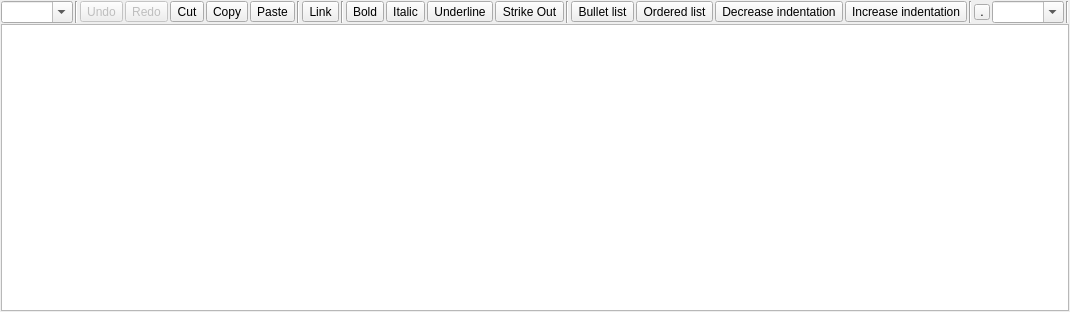
<?xml version="1.0" encoding="UTF-8"?>
<ui version="4.0">
 <class>MRichTextEdit</class>
 <widget class="QWidget" name="MRichTextEdit">
  <property name="geometry">
   <rect>
    <x>0</x>
    <y>0</y>
    <width>819</width>
    <height>312</height>
   </rect>
  </property>
  <property name="windowTitle">
   <string notr="true"/>
  </property>
  <layout class="QVBoxLayout" name="verticalLayout">
   <property name="spacing">
    <number>1</number>
   </property>
   <property name="leftMargin">
    <number>1</number>
   </property>
   <property name="topMargin">
    <number>1</number>
   </property>
   <property name="rightMargin">
    <number>1</number>
   </property>
   <property name="bottomMargin">
    <number>1</number>
   </property>
   <item>
    <widget class="QWidget" name="f_toolbar" native="true">
     <layout class="QHBoxLayout" name="horizontalLayout">
      <property name="spacing">
       <number>2</number>
      </property>
      <property name="leftMargin">
       <number>0</number>
      </property>
      <property name="topMargin">
       <number>0</number>
      </property>
      <property name="rightMargin">
       <number>0</number>
      </property>
      <property name="bottomMargin">
       <number>0</number>
      </property>
      <item>
       <widget class="QComboBox" name="f_paragraph">
        <property name="focusPolicy">
         <enum>Qt::ClickFocus</enum>
        </property>
        <property name="toolTip">
         <string>Paragraph formatting</string>
        </property>
        <property name="editable">
         <bool>true</bool>
        </property>
       </widget>
      </item>
      <item>
       <widget class="Line" name="line_4">
        <property name="orientation">
         <enum>Qt::Vertical</enum>
        </property>
       </widget>
      </item>
      <item>
       <widget class="QToolButton" name="f_undo">
        <property name="enabled">
         <bool>false</bool>
        </property>
        <property name="focusPolicy">
         <enum>Qt::ClickFocus</enum>
        </property>
        <property name="toolTip">
         <string>Undo (CTRL+Z)</string>
        </property>
        <property name="text">
         <string>Undo</string>
        </property>
        <property name="icon">
         <iconset theme="edit-undo">
          <normaloff/>
         </iconset>
        </property>
        <property name="iconSize">
         <size>
          <width>16</width>
          <height>16</height>
         </size>
        </property>
       </widget>
      </item>
      <item>
       <widget class="QToolButton" name="f_redo">
        <property name="enabled">
         <bool>false</bool>
        </property>
        <property name="focusPolicy">
         <enum>Qt::ClickFocus</enum>
        </property>
        <property name="toolTip">
         <string>Redo</string>
        </property>
        <property name="text">
         <string>Redo</string>
        </property>
        <property name="icon">
         <iconset theme="edit-redo">
          <normaloff/>
         </iconset>
        </property>
        <property name="iconSize">
         <size>
          <width>16</width>
          <height>16</height>
         </size>
        </property>
       </widget>
      </item>
      <item>
       <widget class="QToolButton" name="f_cut">
        <property name="focusPolicy">
         <enum>Qt::ClickFocus</enum>
        </property>
        <property name="toolTip">
         <string>Cut (CTRL+X)</string>
        </property>
        <property name="text">
         <string>Cut</string>
        </property>
        <property name="icon">
         <iconset theme="edit-cut">
          <normaloff/>
         </iconset>
        </property>
        <property name="iconSize">
         <size>
          <width>16</width>
          <height>16</height>
         </size>
        </property>
       </widget>
      </item>
      <item>
       <widget class="QToolButton" name="f_copy">
        <property name="focusPolicy">
         <enum>Qt::ClickFocus</enum>
        </property>
        <property name="toolTip">
         <string>Copy (CTRL+C)</string>
        </property>
        <property name="text">
         <string>Copy</string>
        </property>
        <property name="icon">
         <iconset theme="edit-copy">
          <normaloff/>
         </iconset>
        </property>
        <property name="iconSize">
         <size>
          <width>16</width>
          <height>16</height>
         </size>
        </property>
       </widget>
      </item>
      <item>
       <widget class="QToolButton" name="f_paste">
        <property name="focusPolicy">
         <enum>Qt::ClickFocus</enum>
        </property>
        <property name="toolTip">
         <string>Paste (CTRL+V)</string>
        </property>
        <property name="text">
         <string>Paste</string>
        </property>
        <property name="icon">
         <iconset theme="edit-paste">
          <normaloff/>
         </iconset>
        </property>
        <property name="iconSize">
         <size>
          <width>16</width>
          <height>16</height>
         </size>
        </property>
       </widget>
      </item>
      <item>
       <widget class="Line" name="line">
        <property name="orientation">
         <enum>Qt::Vertical</enum>
        </property>
       </widget>
      </item>
      <item>
       <widget class="QToolButton" name="f_link">
        <property name="focusPolicy">
         <enum>Qt::ClickFocus</enum>
        </property>
        <property name="toolTip">
         <string>Link (CTRL+L)</string>
        </property>
        <property name="text">
         <string>Link</string>
        </property>
        <property name="icon">
         <iconset theme="applications-internet">
          <normaloff/>
         </iconset>
        </property>
        <property name="iconSize">
         <size>
          <width>16</width>
          <height>16</height>
         </size>
        </property>
        <property name="checkable">
         <bool>true</bool>
        </property>
       </widget>
      </item>
      <item>
       <widget class="Line" name="line_3">
        <property name="orientation">
         <enum>Qt::Vertical</enum>
        </property>
       </widget>
      </item>
      <item>
       <widget class="QToolButton" name="f_bold">
        <property name="focusPolicy">
         <enum>Qt::ClickFocus</enum>
        </property>
        <property name="toolTip">
         <string notr="true">Bold (CTRL+B)</string>
        </property>
        <property name="text">
         <string>Bold</string>
        </property>
        <property name="icon">
         <iconset theme="format-text-bold">
          <normaloff/>
         </iconset>
        </property>
        <property name="iconSize">
         <size>
          <width>16</width>
          <height>16</height>
         </size>
        </property>
        <property name="checkable">
         <bool>true</bool>
        </property>
       </widget>
      </item>
      <item>
       <widget class="QToolButton" name="f_italic">
        <property name="focusPolicy">
         <enum>Qt::ClickFocus</enum>
        </property>
        <property name="toolTip">
         <string>Italic (CTRL+I)</string>
        </property>
        <property name="text">
         <string>Italic</string>
        </property>
        <property name="icon">
         <iconset theme="format-text-italic">
          <normaloff/>
         </iconset>
        </property>
        <property name="iconSize">
         <size>
          <width>16</width>
          <height>16</height>
         </size>
        </property>
        <property name="checkable">
         <bool>true</bool>
        </property>
       </widget>
      </item>
      <item>
       <widget class="QToolButton" name="f_underline">
        <property name="focusPolicy">
         <enum>Qt::ClickFocus</enum>
        </property>
        <property name="toolTip">
         <string>Underline (CTRL+U)</string>
        </property>
        <property name="text">
         <string>Underline</string>
        </property>
        <property name="icon">
         <iconset theme="format-text-underline">
          <normaloff/>
         </iconset>
        </property>
        <property name="iconSize">
         <size>
          <width>16</width>
          <height>16</height>
         </size>
        </property>
        <property name="checkable">
         <bool>true</bool>
        </property>
       </widget>
      </item>
      <item>
       <widget class="QToolButton" name="f_strikeout">
        <property name="text">
         <string>Strike Out</string>
        </property>
        <property name="checkable">
         <bool>true</bool>
        </property>
       </widget>
      </item>
      <item>
       <widget class="Line" name="line_5">
        <property name="orientation">
         <enum>Qt::Vertical</enum>
        </property>
       </widget>
      </item>
      <item>
       <widget class="QToolButton" name="f_list_bullet">
        <property name="focusPolicy">
         <enum>Qt::ClickFocus</enum>
        </property>
        <property name="toolTip">
         <string>Bullet list (CTRL+-)</string>
        </property>
        <property name="text">
         <string>Bullet list</string>
        </property>
        <property name="iconSize">
         <size>
          <width>16</width>
          <height>16</height>
         </size>
        </property>
        <property name="checkable">
         <bool>true</bool>
        </property>
       </widget>
      </item>
      <item>
       <widget class="QToolButton" name="f_list_ordered">
        <property name="focusPolicy">
         <enum>Qt::ClickFocus</enum>
        </property>
        <property name="toolTip">
         <string>Ordered list (CTRL+=)</string>
        </property>
        <property name="text">
         <string>Ordered list</string>
        </property>
        <property name="iconSize">
         <size>
          <width>16</width>
          <height>16</height>
         </size>
        </property>
        <property name="checkable">
         <bool>true</bool>
        </property>
       </widget>
      </item>
      <item>
       <widget class="QToolButton" name="f_indent_dec">
        <property name="focusPolicy">
         <enum>Qt::ClickFocus</enum>
        </property>
        <property name="toolTip">
         <string>Decrease indentation (CTRL+,)</string>
        </property>
        <property name="text">
         <string>Decrease indentation</string>
        </property>
        <property name="icon">
         <iconset theme="format-indent-less">
          <normaloff/>
         </iconset>
        </property>
        <property name="iconSize">
         <size>
          <width>16</width>
          <height>16</height>
         </size>
        </property>
       </widget>
      </item>
      <item>
       <widget class="QToolButton" name="f_indent_inc">
        <property name="focusPolicy">
         <enum>Qt::ClickFocus</enum>
        </property>
        <property name="toolTip">
         <string>Increase indentation (CTRL+.)</string>
        </property>
        <property name="text">
         <string>Increase indentation</string>
        </property>
        <property name="icon">
         <iconset theme="format-indent-more">
          <normaloff/>
         </iconset>
        </property>
        <property name="iconSize">
         <size>
          <width>16</width>
          <height>16</height>
         </size>
        </property>
       </widget>
      </item>
      <item>
       <widget class="Line" name="line_2">
        <property name="orientation">
         <enum>Qt::Vertical</enum>
        </property>
       </widget>
      </item>
      <item>
       <widget class="QToolButton" name="f_fgcolor">
        <property name="minimumSize">
         <size>
          <width>16</width>
          <height>16</height>
         </size>
        </property>
        <property name="maximumSize">
         <size>
          <width>16</width>
          <height>16</height>
         </size>
        </property>
        <property name="focusPolicy">
         <enum>Qt::ClickFocus</enum>
        </property>
        <property name="toolTip">
         <string>Text background color</string>
        </property>
        <property name="text">
         <string>.</string>
        </property>
        <property name="iconSize">
         <size>
          <width>16</width>
          <height>16</height>
         </size>
        </property>
       </widget>
      </item>
      <item>
       <widget class="QComboBox" name="f_fontsize">
        <property name="focusPolicy">
         <enum>Qt::ClickFocus</enum>
        </property>
        <property name="toolTip">
         <string>Font size</string>
        </property>
        <property name="editable">
         <bool>true</bool>
        </property>
       </widget>
      </item>
      <item>
       <widget class="Line" name="line_6">
        <property name="orientation">
         <enum>Qt::Vertical</enum>
        </property>
       </widget>
      </item>
      <item>
       <spacer name="horizontalSpacer">
        <property name="orientation">
         <enum>Qt::Horizontal</enum>
        </property>
        <property name="sizeHint" stdset="0">
         <size>
          <width>40</width>
          <height>20</height>
         </size>
        </property>
       </spacer>
      </item>
     </layout>
     <zorder>f_paragraph</zorder>
     <zorder>line_4</zorder>
     <zorder>f_undo</zorder>
     <zorder>f_redo</zorder>
     <zorder>f_cut</zorder>
     <zorder>f_copy</zorder>
     <zorder>f_paste</zorder>
     <zorder>line</zorder>
     <zorder>f_link</zorder>
     <zorder>line_3</zorder>
     <zorder>f_italic</zorder>
     <zorder>f_underline</zorder>
     <zorder>line_2</zorder>
     <zorder>f_fontsize</zorder>
     <zorder>line_5</zorder>
     <zorder>f_list_bullet</zorder>
     <zorder>f_list_ordered</zorder>
     <zorder>f_indent_dec</zorder>
     <zorder>f_indent_inc</zorder>
     <zorder>f_bold</zorder>
     <zorder>f_fgcolor</zorder>
     <zorder>f_strikeout</zorder>
     <zorder>line_6</zorder>
    </widget>
   </item>
   <item>
    <widget class="QTextEdit" name="f_textedit">
     <property name="autoFormatting">
      <set>QTextEdit::AutoNone</set>
     </property>
     <property name="tabChangesFocus">
      <bool>true</bool>
     </property>
    </widget>
   </item>
  </layout>
 </widget>
 <resources/>
 <connections/>
</ui>
